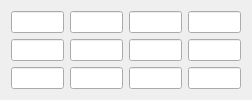
<?xml version="1.0" encoding="UTF-8"?>
<ui version="4.0">
    <class>MatrixViewer_form</class>
    <widget class="QWidget" name="MatrixViewer_form">
        <property name="geometry">
            <rect>
                <x>0</x>
                <y>0</y>
                <width>252</width>
                <height>184</height>
            </rect>
        </property>
        <property name="windowTitle">
            <string>Form</string>
        </property>
        <layout class="QGridLayout" name="gridLayout" rowstretch="0,0,0" columnstretch="0,0,0,0">
            <property name="sizeConstraint">
                <enum>QLayout::SetMinAndMaxSize</enum>
            </property>
            <item row="0" column="0">
                <widget class="QLineEdit" name="a00_lineEdit">
                    <property name="inputMask">
                        <string/>
                    </property>
                </widget>
            </item>
            <item row="0" column="1">
                <widget class="QLineEdit" name="a01_lineEdit"/>
            </item>
            <item row="0" column="2">
                <widget class="QLineEdit" name="a02_lineEdit"/>
            </item>
            <item row="0" column="3">
                <widget class="QLineEdit" name="a03_lineEdit"/>
            </item>
            <item row="1" column="0">
                <widget class="QLineEdit" name="a10_lineEdit"/>
            </item>
            <item row="1" column="1">
                <widget class="QLineEdit" name="a11_lineEdit"/>
            </item>
            <item row="1" column="2">
                <widget class="QLineEdit" name="a12_lineEdit"/>
            </item>
            <item row="1" column="3">
                <widget class="QLineEdit" name="a13_lineEdit"/>
            </item>
            <item row="2" column="0">
                <widget class="QLineEdit" name="a20_lineEdit"/>
            </item>
            <item row="2" column="1">
                <widget class="QLineEdit" name="a21_lineEdit"/>
            </item>
            <item row="2" column="2">
                <widget class="QLineEdit" name="a22_lineEdit"/>
            </item>
            <item row="2" column="3">
                <widget class="QLineEdit" name="a23_lineEdit"/>
            </item>
        </layout>
    </widget>
    <resources/>
    <connections/>
</ui>
